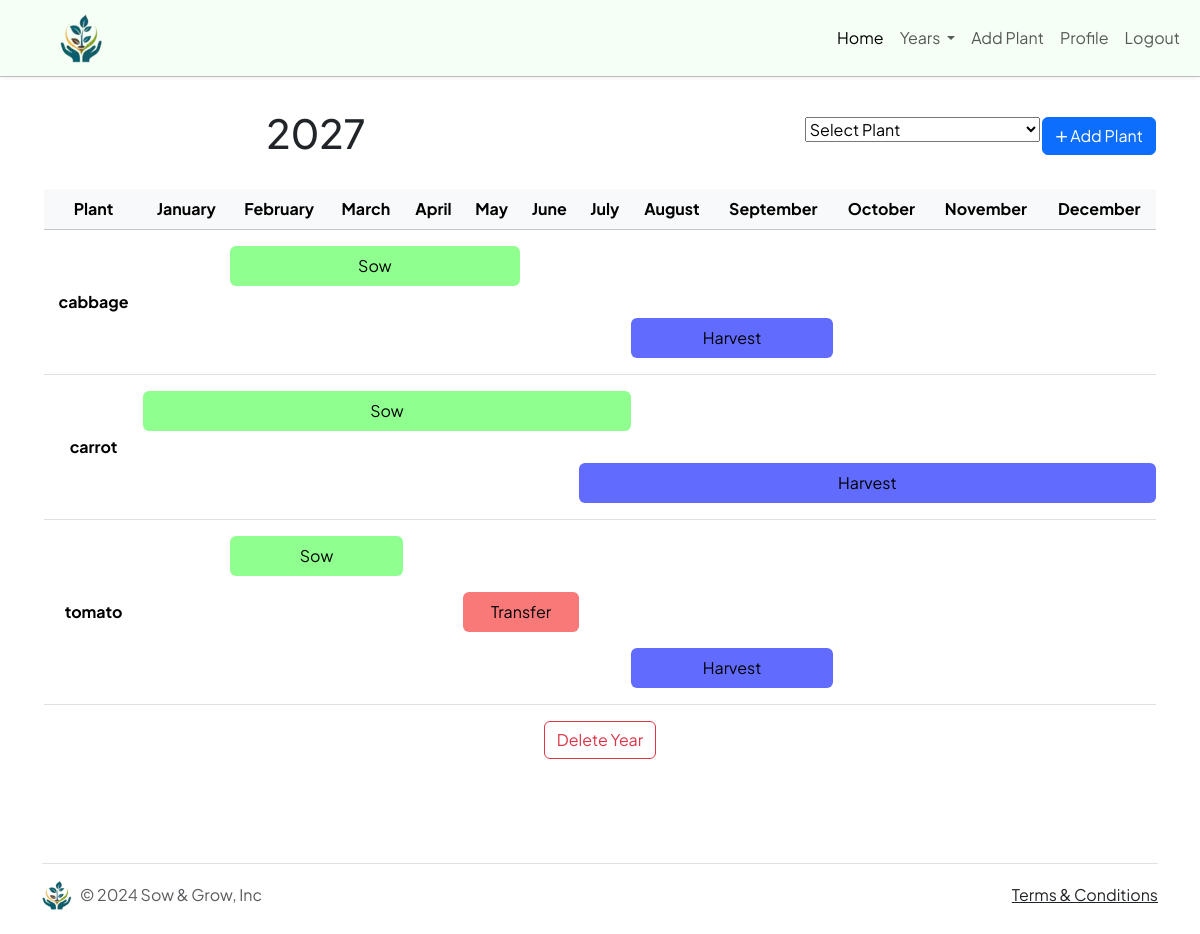
The app's page /year/7 (signed in) with its own data.
### app/models.py (models this page shows, shortened)
class UserYear(models.Model):
    user = models.ForeignKey(User, on_delete=models.CASCADE, related_name="user_year")
    year = models.IntegerField()  # Year for which the review is done

class Plant(models.Model):
    name = models.CharField(max_length=50)
    variety = models.CharField(max_length=50, blank=True)
    category = models.CharField(max_length=50, blank=True)  # Optional
    user = models.ForeignKey(User, on_delete=models.CASCADE, related_name="plants")

### app/views.py (the view)
# urls.py: path("year/<int:year_id>", views.Year, name="year"),
@login_required
def Year(request, year_id):
    current_year = get_object_or_404(UserYear, pk=year_id)
    if request.method == 'POST':
        plant_id = request.POST.get('plantSelector')
        if plant_id:
            try:
                selected_plant = Plant.objects.get(pk=plant_id, user=request.user)
                user_plant = PlantingYear(plant=selected_plant, user=request.user, year=current_year)
                user_plant.save()
            except Exception as e:
                return render_error(request, e)
            return HttpResponseRedirect(reverse('year', args=[year_id]))
    else: # GET request
        try:
            users_plants = Plant.objects.filter(user=request.user)
        except Exception as e:
            return render_error(request, e)
        try:
            gathering_plants = PlantingYear.objects.filter(year=current_year, user=request.user)
            current_planting_years = gathering_plants.order_by('plant__name')
        except PlantingYear.doesNotExist:
            return render(request, 'app/year.html', {
                **base_context(request),
                'current_year': current_year,
                'plants': users_plants,
                "plants_data": None,
            })
        plants_data = []
        for planting_year in current_planting_years:
            plant = planting_year.plant
            sowing = Sowing.objects.filter(plant=plant).first()
            harvest = Harvest.objects.filter(plant=plant).first()
            tending = Tending.objects.filter(plant=plant).first()
            sowing_colspan = sowing.end_sowing_month - sowing.start_sowing_month + 1 if sowing else 0
            harvest_colspan = harvest.end_harvest_month - harvest.start_harvest_month + 1 if harvest else 0
            tending_colspan = tending.end_transfer_month - tending.start_transfer_month + 1 if tending else 0
            sowing_month_numbers = range(sowing.start_sowing_month, sowing.end_sowing_month + 1)
            harvest_month_numbers = range(harvest.start_harvest_month, harvest.end_harvest_month + 1)
            tending_month_numbers = range(tending.start_transfer_month, tending.end_transfer_month + 1)
            try:
                current_review = get_object_or_404(YearReview, user=request.user, plant=plant, year=current_year)
            except Http404:
                current_review = None # saving as none for empty form
            plants_data.append({
                'plant': plant,
                'sowing': sowing,
                'harvest': harvest,
                'tending': tending,
                "sowing_colspan": sowing_colspan,
                "harvest_colspan": harvest_colspan,
                "tending_colspan": tending_colspan,
                "sowing_month_numbers": sowing_month_numbers,
                "harvest_month_numbers":harvest_month_numbers,
                "tending_month_numbers": tending_month_numbers,
                "planting_year": planting_year,
                "year_review_form": YearReviewForm(instance=current_review),
                })
        return render(request, 'app/year.html', {
            **base_context(request),
            'current_year': current_year,
            'plants': users_plants,
            "plants_data": plants_data,
            "months": MONTH_CHOICES,
            "planting_year_form": PlantingYearForm(),
        })

### app/forms.py
class PlantingYearForm(ModelForm):
    sowed = forms.DateField(required=False, widget=forms.SelectDateWidget)
    harvested = forms.DateField(required=False, widget=forms.SelectDateWidget)
    transferred = forms.DateField(required=False, widget=forms.SelectDateWidget)
    class Meta:
        model = PlantingYear
        fields = ['sowed', 'harvested', 'transferred']

### app/views.py (called while the page is built)
def base_context(request):
    if request.user.is_authenticated:
        userYears = UserYear.objects.filter(user=request.user)
    else:
        userYears = None
    return {'userYears': userYears}

### app/templates/app/year.html (shortened to what this page needs)
{% extends 'app/layout.html' %}
{% block body %}
<div class="container text-center pb-5">
    <div class="row row-cols-md-2 row-cols-1 mb-3">
        <div class="col">
            <h1 class="mb-3">{{current_year.year}}</h1>
        </div>
        <div class="col d-md-flex justify-content-end">
            <form class="mb-3" action="{% url 'year' current_year.id %}" method="post">
                <select class="mt-2" name="plantSelector" id="plantSelector">
                    <option disabled selected>Select Plant</option>
                </select>
                <input class="btn btn-primary mt-2" type="submit" value="&#128932; Add Plant">
            </form>
        </div>
    </div>
    <table class="table d-none d-md-table ">
        <thead class="table-light">
            <tr>
                <th scope="col">Plant</th>
                {% for mont_number, month_name in months %}
                <th scope="col">{{ month_name }}</th>
                {% endfor %}
            </tr>
        </thead>
        <tbody>
            {% if not plants_data %}
            <tr>
                <th scope="row"></th>
                <td colspan="12" id="lastTableSpacer">No Plants added to Year</td>
            </tr>
            {% else %}
            {% for data in plants_data %}
            <tr class="p-3">
                <th scope="row" rowspan="7" class="align-middle" id="year_plant_name" data-bs-toggle="modal"
                    data-bs-target="#modalPlant-{{data.plant.id}}">{{ data.plant.name }}</th>
                <td colspan="12"></td>
            </tr>
            <tr>
                {% for month_number, month_name in months %}
                {% if data.sowing and month_number == data.sowing.start_sowing_month %}
                <td class="rounded" style="text-align: center; background-color: rgba(95, 255, 95, 0.699);"
                    colspan="{{ data.sowing_colspan }}">
                    Sow
                </td>
                {% elif month_number != 0 and month_number not in data.sowing_month_numbers %}
                <td></td>
                {% endif %}
                {% endfor %}
            </tr>
            <tr class="p-3">
                <td colspan="12"></td>
            </tr>
            <tr>
                {% if data.sowing.method == 'IS' %}
                {% for month_number, month_name in months %}
                {% if data.tending and month_number == data.tending.start_transfer_month %}
                <td class="rounded" style="text-align: center; background-color: rgba(247, 69, 69, 0.719);"
                    colspan="{{ data.tending_colspan }}">
                    Transfer
                </td>
                {% elif month_number != 0 and month_number not in data.tending_month_numbers%}
                <td></td>
                {% endif %}
                {% endfor %}
                {% endif %}
            </tr>
            <tr class="p-3">
                <td colspan="12"></td>
            </tr>
            <tr>
                {% for month_number, month_name in months %}
                {% if data.harvest and month_number == data.harvest.start_harvest_month %}
                <td class="rounded" style="text-align: center; background-color:rgba(30, 45, 255, 0.699);"
                    colspan="{{ data.harvest_colspan }}">
                    Harvest
                </td>
                {% elif month_number != 0 and month_number not in data.harvest_month_numbers %}
                <td></td>
                {% endif %}
                {% endfor %}
            </tr>
            <tr class="p-3" id="lastTableSpacer">
                <td colspan="12"></td>
            </tr>
            {% endfor %}
            {% endif %}
        </tbody>
    </table>
    <div class="my-3">
        <button class="btn btn-outline-danger" data-bs-target="#deleteYear-{{current_year.id}}"
            data-bs-toggle="modal">Delete Year</button>
    </div>
</div>
{% endblock %}

### app/static/app/style.css (style rules this page uses)
body { font-family: "Plus Jakarta Sans", sans-serif !important; }
.table>tbody>tr>td { border-bottom: none; }
#lastTableSpacer { border-bottom: 1px solid #dee2e6; }

### records on screen
UserYear: year "2027"
Plant: plant.name "cabbage"
Plant: plant.name "carrot"
Plant: plant.name "tomato"

### other values on screen
{{ month_name }} "January" "February" "March" "April" "May" "June" "July" "August" "September" "October" "November" "December"
